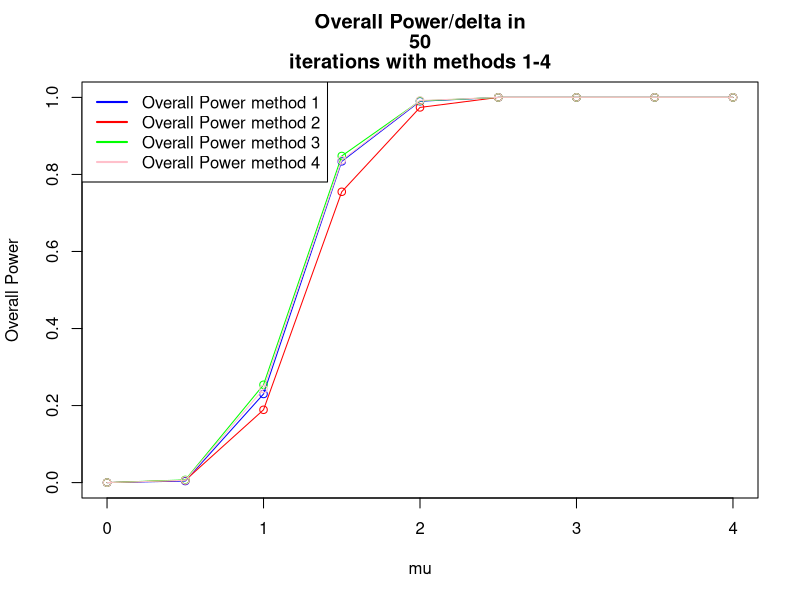
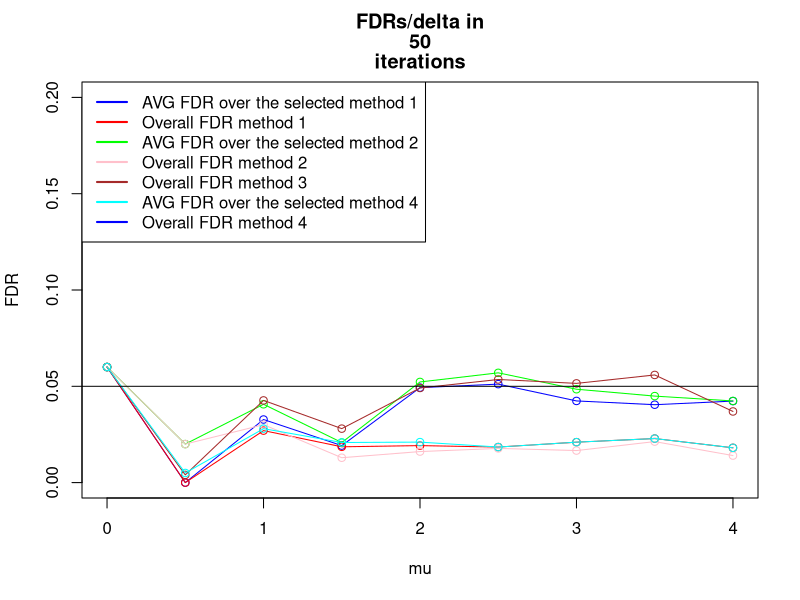
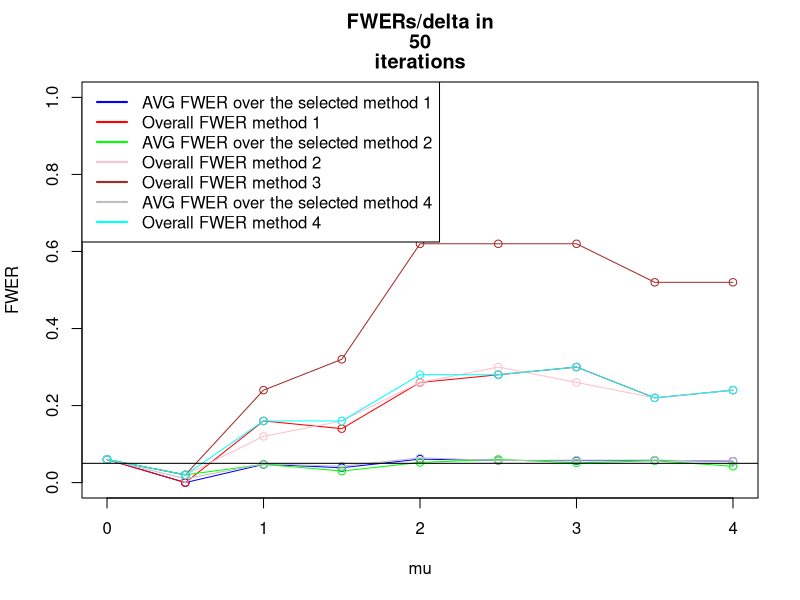
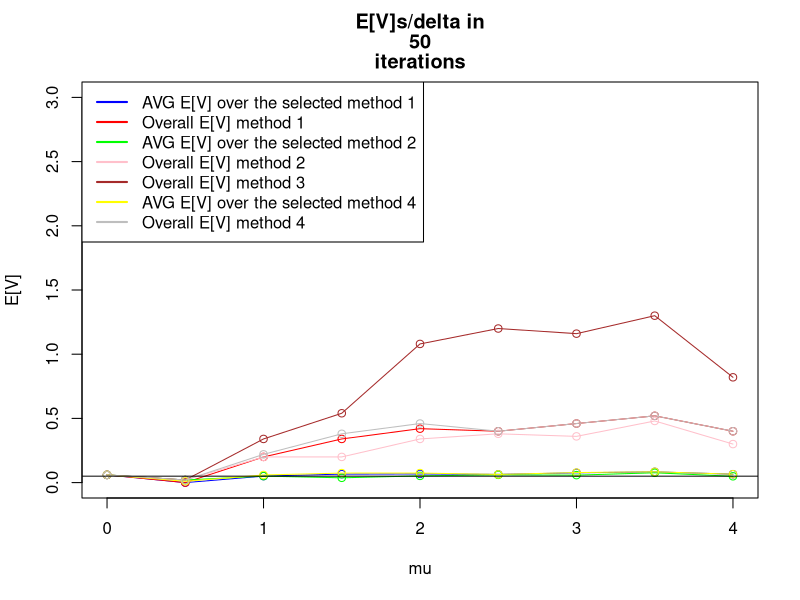
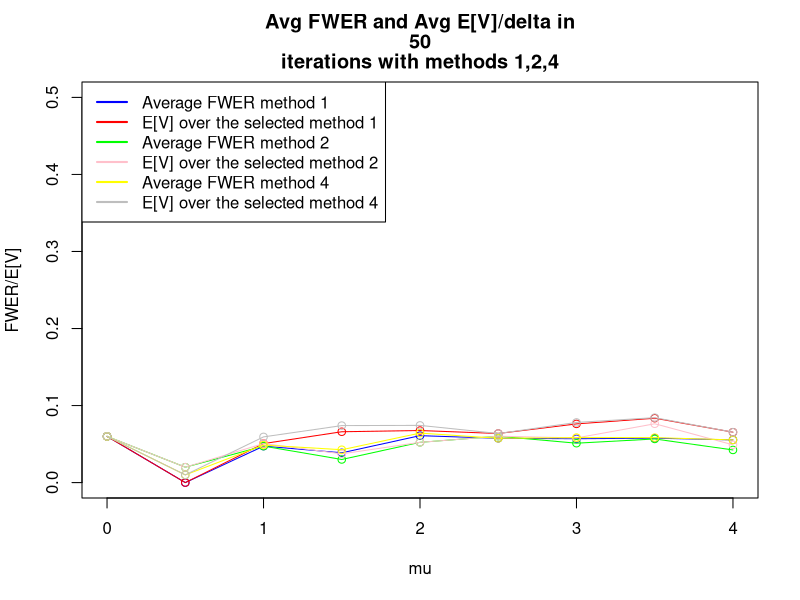

Source code (R) for these figures, in order: (Note: this script raises an error after producing the figures.)
iteration <- setClass ("iteration",
                       #Data structure that holds data regarding a certain iteration (=manipulation of random numbers)        
                       slots=c(xbars="numeric",
                               pvals="numeric",
                               refVec="logical",
                               numOfTrues="numeric",
                               size="numeric",
                               proceduresApplied= "list"
                               
                       )
)
procedure <- setClass ("procedure",
                       #a data structure holding the results of certain procedure applied to an iteration
                       
                       slots=c(procedureName="function",
                               rejects="list",
                               fr="numeric",
                               power="numeric",
                               fdr="numeric",
                               fwer="numeric"
                       )
)

calcSimesPVals<- function (PVals){
  min(p.adjust(PVals, method="BH"))
}

calcPower<-function (rejectsLength, falseRejections, size,numOfFalseH0sInRef,details=FALSE){
  #returns num of  true rejections divided by the number of planned rejections
  if (details==TRUE){
    print ("POWER CALC:")
    print (c("rejects:", rejectsLength))
    print (c("fr:", falseRejections))
    print (c("size:", size))
    print (c("numOfFalseH0sInRef:", numOfFalseH0sInRef))
    print (c("Power",(rejectsLength-falseRejections)/(size-numOfFalseH0sInRef)))
  }
  return ((rejectsLength-falseRejections)/(size-numOfFalseH0sInRef))
}

calcFDR<- function (rejects,falseRejections){
  if (rejects$length==0) return (0)
  else 
    return (falseRejections/rejects$length)
}

calcFWER<- function (rejects, falseRejections){
  if (rejects$length==0)
    return (0)
  if (falseRejections>0) 
    return (1)
  if (falseRejections==0) 
    return (0)
}

countFalseFamilyRejections <- function (rejects, numOfSignalFamilies){
  if (rejects$length==0){ #if there were no rejects at all
    return (0)
  }
  return (length(which(rejects$ix>numOfSignalFamilies)))
}

countFalseRejections<-function (rejects , refVec){
  if (rejects$length==0){ #if there were no rejects at all
    return (0)
  }
  
  fr<-0 #false rejections counter
  for (i in 1:rejects$length){ # count num of false rejects
    #     print (refVec)
    if (refVec[rejects$ix[i]]==FALSE) { #if the rejection was false
      fr<-fr+1
    }
  }
  return (fr) 
}

SelectFamiliesBH<-function (familiesSimesPVals){
  #b<-p.adjust(familiesSimesPVals,method="BH")
  #return (which(b<0.05))
  #print ("SELECT: ")
  #print (Preject(familiesSimesPVals))
  #print ("BH SELECT")
  return (Preject(method="BH", pvals=familiesSimesPVals))
  
}  
#return Array of Selected Families and old ixs


OverallBHSelectedFamilies<-function (jointRejects){
  newIXs<-unique(as.integer((jointRejects$ix-1)/10))+1
  return (list ("length"=length(newIXs), "ix"=newIXs))
  
}


rejectTukey <- function (xbars,S,groupSize,qStar){
  statistics=as.numeric(dist(xbars)/sqrt(S/groupSize))
  b<-which(statistics>=qStar)
  
  #   print (statistics)
  #   print ("Q*")
  #   print (qStar)
  #   print (list("length"=length(b), "ix"=b))
  return (list("length"=length(b), "ix"=b))
}

Preject <- function (method="BH", pvals=c(0), details=FALSE, alpha =0.05){
  a<-p.adjust(p=pvals,method=method)
  #   print (a)
  b<- which(a<alpha)
  return (list ("length"=length(b), "ix"=b))
}

calcTukeyPVal <-function(xbars,S,groupSize, numOfGroups){
  pval<- 1-ptukey(q=max(dist(xbars))/sqrt(S/groupSize), 
                  nmeans=numOfGroups ,df=numOfGroups * (groupSize-1))
  return (pval)
}

calcPairwisePVals <-function (xbars,S,groupSize, numOfGroups,i=1,details=FALSE){
  ##useful for method C phase 2
  pvals=2*(1-pt(q=dist(xbars)/sqrt(2*S[i]/groupSize),
                df= numOfGroups*(groupSize-1)))
  if (details==TRUE){
    print (c("PAIRWISE", pvals))
    print (as.numeric(pvals))
  }
  #   readline()
  return (as.numeric(pvals))
}

getRandomXBars <-function (size, numOfTrues, truesMu1=0, falsesMu1, sd=1,DesVector=NaN,details=FALSE){
  #if there's a Design vector supplied, normals will be generated according to it
  # otherwise the xbars will be made with the given parameters.
  
  if (is.nan(DesVector)[1]){
    xbar<- rep(NA,size) #init xbar
    xbar[1:numOfTrues]<- (rnorm(n=numOfTrues,mean=truesMu1,sd=sd)) 
    #define the null first families
    xbar[(numOfTrues+1):size]<- (rnorm(n=size-numOfTrues,mean=falsesMu1,sd=sd)) 
    #define the non-null last families  
  }
  else{
    xbar<- rep(NA,length(DesVector)) #init xbar
    xbar<- (rnorm(n=length(DesVector),mean=DesVector,sd=sd))   
  }
  if (details==TRUE){
    print (xbar)  
  }
  
  #   readline()
  return (xbar)
}


setDesVector <-function (size, numOfZeros,mu=4){
  a<-rep(0,numOfZeros)
  b<-rep(mu,size-numOfZeros)
  return (c(a,b))
}

setRefVectorBig <-function(size, numOfZeros,mu, DesVector=NaN, details=FALSE){
  
  if (is.nan(DesVector)[1]){
    DesVector<-setDesVector(size,numOfZeros,mu)
  }
  
  if (details==TRUE){
    print ("DesVector:")
    print (DesVector)
    print ("RefVector:")
    print (as.logical(dist(DesVector)))
  }
  return (as.logical(dist(DesVector)))
}

# this method works only for numOfGroups=3, setRefVectorBig does this right for larger sizes
# setRefVector <- function (size, numOfTrues){
#   #initialize reference vector
#   refvec<-rep (NA,size)
#   refvec[1:numOfTrues]<- TRUE # these will be true discoveries
#   refvec[(numOfTrues+1):size]<- FALSE # these will be False Discoveries
#   return (refvec)
# }


#method A(3): Overall BH (one level)
#method B(2): QTukey Statistics (2 levels) 1: TukeyPval , 2: QTukey Stat
#method C(1): BH with pairwise Pval (2 levels) 1: TukeyPVal, 2:Pairwise PVal
#method 4: To be added later - currently empty

#this algorithm builds "numOfFamilies" families, each family of size "numOfGroups",
#with "numOfTrues" trues and the rest of the families are false, with "numOfSignalFamilies"
#families in which there 
#is signal (=numOfTrues is used), and the rest of the families are with no signal (all mus are 0)
#then uses 3 different methods to reject.
tukeyTest2 <-function(n=10000, numOfFamilies=40, numOfGroups=3, numOfTrues=1, numOfSignalFamilies=5,
                      mindelta=0, maxdelta=4, interval=0.5, alpha=0.05, groupSize=16,details=FALSE,DesVector=NaN){
  
  
  #definition of constant df
  df=numOfGroups*(groupSize-1) #calculate degs of freedom
  
  #define constant methodnames
  METHOD_NAMES=rbind("QTukey Stat", "Pairwise", "Overall BH", "BH BH(Simes)")
  
  #decleration of matrices to keep means, size is # of methods * the number of mu values 
  OvrPowerMeans<-matrix(0,4,(maxdelta-mindelta)/interval+1)
  AVGPowerMeans<-matrix(0,4,(maxdelta-mindelta)/interval+1)
  AVGFDRMeans<-matrix(0,4,(maxdelta-mindelta)/interval+1)
  OvrFDRMeans<-matrix(0,4,(maxdelta-mindelta)/interval+1)
  AVGFWERMeans<-matrix(0,4,(maxdelta-mindelta)/interval+1)
  OvrFWERMeans<-matrix(0,4,(maxdelta-mindelta)/interval+1)
  OvrFRMeans<-matrix(0,4,(maxdelta-mindelta)/interval+1)
  AVGFRMeans<-matrix(0,4,(maxdelta-mindelta)/interval+1)
  
  FAMILYpowerMeans<-matrix(0,4,(maxdelta-mindelta)/interval+1)
  FAMILYFDRMeans<-matrix(0,4,(maxdelta-mindelta)/interval+1)
  FAMILYFWERMeans<-matrix(0,4,(maxdelta-mindelta)/interval+1)
  
  #declration of matrices to keep s.deviation, size is # of methods * the number of mu values 
  OvrPowerSD<-matrix(0,4,(maxdelta-mindelta)/interval+1)
  AVGPowerSD<-matrix(0,4,(maxdelta-mindelta)/interval+1)
  AVGFDRSD<-matrix(0,4,(maxdelta-mindelta)/interval+1)
  OvrFDRSD<-matrix(0,4,(maxdelta-mindelta)/interval+1)
  AVGFWERSD<-matrix(0,4,(maxdelta-mindelta)/interval+1)
  OvrFWERSD<-matrix(0,4,(maxdelta-mindelta)/interval+1)
  OvrFRSD<-matrix(0,4,(maxdelta-mindelta)/interval+1)
  AVGFRSD<-matrix(0,4,(maxdelta-mindelta)/interval+1)
  
  FAMILYpowerSD<-matrix(0,4,(maxdelta-mindelta)/interval+1)
  FAMILYFDRSD<-matrix(0,4,(maxdelta-mindelta)/interval+1)
  FAMILYFWERSD<-matrix(0,4,(maxdelta-mindelta)/interval+1)
  #   PowerOutput<-list()
  
  for (delta in seq(mindelta,maxdelta,interval)){
    
    #matrices for each delta
    TotalAVGFDR<-matrix(0,4,n)
    TotalAVGFWER<-matrix(0,4,n)
    TotalAVGPower<-matrix(0,4,n)
    TotalOvrFWER<-matrix(0,4,n)
    TotalOvrPower<-matrix(0,4,n)
    TotalAVGFR<-matrix(0,4,n)
    TotalOvrFR<-matrix(0,4,n)
    TotalOvrFDR<-matrix(0,4,n)
    FAMILYpower<-matrix(0,4,n)
    FAMILYFDR<-matrix(0,4,n)
    FAMILYFWER<-matrix(0,4,n)
    FAMILYFR<-matrix(0,4,n)
    
    print (delta)
    #     readline()
    
    #each iteration
    for (iters in 1:n){
      #       print (c("iter:" ,iters))
      
      #setup  of variables
      familyArray= list(numOfFamilies);
      familiesTukeyPVals = numeric(numOfFamilies);
      familiesSimesPVals = numeric(numOfFamilies);
      
      SelectedFamilies<-list(0);
      OverallRejectsLength<-numeric(4) # 4 slots for each method B/C/*/4
      OverallFR <- numeric(4)
      FDRSum <-numeric(4)
      FWERSum <- numeric(4)
      POWERSum <- numeric(4)
      
      if (is.nan(DesVector[1])){ #if desvector was not entered
        DesVector=c(rep(0,numOfGroups-numOfTrues), rep(1,numOfTrues))
      }
      numOfGroups=length(DesVector)
      tempDes=as.logical(dist(DesVector))
      numOfTrues=length(tempDes[tempDes==TRUE])
        #         print (numOfGroups)
        #         print (numOfTrues)
  
      jointFamily <- new ("iteration",
                          size=choose(numOfGroups,2)*numOfFamilies,
                          numOfTrues=0+
                            #num of true hypotheses in the no signal zone
                            numOfSignalFamilies*(numOfTrues)
                          #num of true hypotheses in the signal zone
                     
                     )
      #       print (jointFamily)
      #       readline()
      ##init variance vector
      S=rchisq(n=numOfFamilies,df=df)/df
      
      for (i in 1:numOfFamilies){
        
        familyArray[[i]]= new ("iteration",
                               size=choose (numOfGroups,2),
                               numOfTrues=numOfTrues #=1
         
        ) #init family
        
        
        if (i<=numOfSignalFamilies){ #first 5 families with signal
          
          
          familyArray[[i]]@refVec=setRefVectorBig(
            size=numOfGroups,
            numOfZeros=numOfGroups-numOfTrues,
            mu=delta,
            DesVector=DesVector,
            details=FALSE)
          
          #           print ("Reference vector:")
          #           print (familyArray[[i]]@refVec)
          #build reference Vector
          tempDes<-DesVector
#           tempDes[tempDes==0]<-(-delta)
          familyArray[[i]]@xbars=getRandomXBars(size=numOfGroups,
                                                numOfTrues=numOfGroups-1,
                                                falsesMu1=delta,
                                                sd=sqrt(1/groupSize),
                                                DesVector=tempDes*delta,
                                                details=FALSE)
        }
        else { #35 families no signal
          familyArray[[i]]@refVec=setRefVectorBig(
            size=numOfGroups,
            numOfZeros=numOfGroups,
            mu=delta)
          
          #build reference Vector (we set numOfTrues as 1 and falsesdelta as 0 so that all xbars are
          #generated around 0, the value of numOfTrues doesnt matter here)
          familyArray[[i]]@xbars=getRandomXBars(size=numOfGroups,
                                                numOfTrues=1,
                                                falsesMu1=0,
                                                sd=sqrt(1/groupSize))
        }
        #                             print ("Reference vector:")
        #                             print (familyArray[[i]]@refVec)
        if (details==TRUE){
          #                    print (i)
          #                    print (familyArray[[i]]@xbars)         
        } #end details print
        
        familyArray[[i]]@pvals=calcPairwisePVals(familyArray[[i]]@xbars,
                                                 S,
                                                 groupSize,
                                                 numOfGroups,
                                                 i=i,
                                                 details=FALSE)
        #        readline()
        #calc Pairwise PVals for Method C(1)
        
        familyArray[[i]]@proceduresApplied=append(familyArray[[i]]@proceduresApplied,
                                                  new ("procedure"))
        familyArray[[i]]@proceduresApplied=append(familyArray[[i]]@proceduresApplied,
                                                  new ("procedure"))
        familyArray[[i]]@proceduresApplied=append(familyArray[[i]]@proceduresApplied,
                                                  new ("procedure"))
        familyArray[[i]]@proceduresApplied=append(familyArray[[i]]@proceduresApplied,
                                                  new ("procedure"))
        familiesTukeyPVals[i]=calcTukeyPVal(familyArray[[i]]@xbars
                                            ,S[i],groupSize, numOfGroups)
        familiesSimesPVals[i]=calcSimesPVals(familyArray[[i]]@pvals)
        
        #calc Tukey PVals for method B(2)
        
        #         print (c("family tukey pval", i, familiesTukeyPVals[i]))
        
        #add to jointFamily for methods 3-4
        jointFamily@refVec=append(jointFamily@refVec,familyArray[[i]]@refVec)
        jointFamily@xbars=append(jointFamily@xbars,familyArray[[i]]@xbars)
        jointFamily@pvals=append(jointFamily@pvals,familyArray[[i]]@pvals)
        jointFamily@proceduresApplied=append(familyArray[[i]]@proceduresApplied,
                                             new ("procedure"))
        jointFamily@proceduresApplied=append(familyArray[[i]]@proceduresApplied,
                                             new ("procedure"))
      } #end for i
      
      if (details==TRUE){
        #         print (jointFamily)
        #         print (familiesSimesPVals)
        #         readline()
      }
      
      #method B,C step 1: select interesting families using BH
      SelectedFamilies[[1]]<-SelectFamiliesBH(familiesTukeyPVals)
      SelectedFamilies[[2]]<-SelectedFamilies[[1]] #for this stage selection for both methods is the same
      qStar=qtukey(p=1-alpha*SelectedFamilies[[1]]$length/numOfFamilies,
                   nmeans=numOfGroups,df=df)
      SelectedFamilies[[4]]<-SelectFamiliesBH(familiesSimesPVals)
      #method 3 - overall BH - take joint family and reject in it using BH
      jointFamily@proceduresApplied[[1]]@rejects=Preject(method="BH", pvals=jointFamily@pvals, alpha=0.05)
      
      SelectedFamilies[[3]]<-OverallBHSelectedFamilies(jointFamily@proceduresApplied[[1]]@rejects)
      #       print (familyArray[[i]]@pvals, qStar)
      #       print ("SELECTS FROM METHOD 4")
      #       print (SelectedFamilies[[4]])
      #             readline()
      
      #calc Family Stats:
      for (methodix in 1:4){
        FAMILYFR[methodix,iters]<-countFalseFamilyRejections(SelectedFamilies[[methodix]],numOfSignalFamilies)
        
        FAMILYpower[methodix,iters]<-calcPower(rejects=SelectedFamilies[[methodix]]$length,
                                               falseRejections=FAMILYFR[methodix,iters],
                                               size=numOfFamilies,
                                               numOfFalseH0sInRef=numOfFamilies-numOfSignalFamilies,
                                               details=FALSE
        ) 
        FAMILYFDR[methodix,iters]<-calcFDR(rejects=SelectedFamilies[[methodix]],falseRejections=FAMILYFR[methodix,iters])
        FAMILYFWER[methodix,iters]<-calcFWER(rejects=SelectedFamilies[[methodix]],falseRejections=FAMILYFR[methodix,iters])
        
        if (details==TRUE){
          print (c("FAMILY POWER",methodix, FAMILYpower[methodix,iters]))
          print (c("FAMILY FR",methodix, FAMILYFR[methodix,iters]))
          print (c("FAMILY FDR",methodix, FAMILYFDR[methodix,iters]))
          print (c("FAMILY FWER",methodix, FAMILYFWER[methodix,iters]))
        }
      }
      
      
      ##method 1/2/4 step 2: #process BH/QTukey on selected families
      for (methodix in 1:4){ #run through methods
        
#                 print (c("METHOD:", methodix))
        if (SelectedFamilies[[methodix]]$length>0){   #if there are any selected families
          for (i in 1:SelectedFamilies[[methodix]]$length){ #run thru selected families
            
            if (methodix==1 || methodix==4){
              #method 1=method C
              #method 4= BH BH (simes)
              #print ("1")
              # reject inside the selected families with BH alpha=0.05*r/m
              familyArray[[SelectedFamilies[[methodix]]$ix[i]]]@proceduresApplied[[methodix]]@rejects<-
                Preject(method="BH", pvals=familyArray[[SelectedFamilies[[methodix]]$ix[i]]]@pvals, 
                        alpha=alpha*SelectedFamilies[[methodix]]$length/numOfFamilies)
            }
            if (methodix==2){
              #methodB
              #print ("2")
              # reject inside the selected families with QTUKEY threshold
              familyArray[[SelectedFamilies[[methodix]]$ix[i]]]@proceduresApplied[[2]]@rejects<-
                rejectTukey( familyArray[[SelectedFamilies[[methodix]]$ix[i]]]@xbars,
                             S[SelectedFamilies[[methodix]]$ix[i]],
                             groupSize,
                             qStar)
              #               print (dist(familyArray[[SelectedFamilies[[methodix]]$ix[i]]]@xbars))
              #               print (familyArray[[SelectedFamilies[[methodix]]$ix[i]]]@refVec)
              #               readline()
            }
            
            if (methodix==3){

              familyNum<-SelectedFamilies[[methodix]]$ix[i]
              #               print (SelectedFamilies[[methodix]]$ix)
              #               print (c("familynum", familyNum))
              m3rejects<-jointFamily@proceduresApplied[[1]]@rejects$ix
              #               print (m3rejects)
              #             
              m3rejects<-m3rejects[m3rejects> (familyNum-1)*10 &
                                     m3rejects<= (familyNum)*10] -(familyNum-1)*10
              #               print ("after modulus")
              #               print (m3rejects)
              # #               m3rejects<-m3rejects-(familyNum-1)*10
              #               print ("Method 3 rejects")
              #               print(m3rejects)
              #                                
              familyArray[[SelectedFamilies[[methodix]]$ix[i]]]@proceduresApplied[[methodix]]@rejects<-
                list("length"=length(m3rejects), "ix"=m3rejects)
              
              
              #calc stats for joint family
              jointFamily@proceduresApplied[[methodix-2]]@fr=countFalseRejections(jointFamily@proceduresApplied[[methodix-2]]@rejects,jointFamily@refVec)
              jointFamily@proceduresApplied[[methodix-2]]@power=calcPower(jointFamily@proceduresApplied[[methodix-2]]@rejects$length,
                                                                          jointFamily@proceduresApplied[[methodix-2]]@fr,
                                                                          jointFamily@size, 
                                                                          jointFamily@size-jointFamily@numOfTrues)
              jointFamily@proceduresApplied[[methodix-2]]@fdr=calcFDR(jointFamily@proceduresApplied[[methodix-2]]@rejects,
                                                                      jointFamily@proceduresApplied[[methodix-2]]@fr)
              jointFamily@proceduresApplied[[methodix-2]]@fwer=calcFWER(jointFamily@proceduresApplied[[methodix-2]]@rejects, 
                                                                        jointFamily@proceduresApplied[[methodix-2]]@fr)
              
              TotalOvrFDR[methodix,iters]=jointFamily@proceduresApplied[[methodix-2]]@fdr
              TotalOvrFWER[methodix,iters]=jointFamily@proceduresApplied[[methodix-2]]@fwer          
              TotalOvrFR[methodix,iters]=jointFamily@proceduresApplied[[methodix-2]]@fr
              TotalOvrPower[methodix,iters]=jointFamily@proceduresApplied[[methodix-2]]@power						
            }
            
            #calc frs,power,fdr,fwer for the ith selectedfamily
            familyArray[[SelectedFamilies[[methodix]]$ix[i]]]@proceduresApplied[[methodix]]@fr=
              countFalseRejections(
                familyArray[[SelectedFamilies[[methodix]]$ix[i]]]@proceduresApplied[[methodix]]@rejects,
                familyArray[[SelectedFamilies[[methodix]]$ix[i]]]@refVec)
            
            familyArray[[SelectedFamilies[[methodix]]$ix[i]]]@proceduresApplied[[methodix]]@power=
              calcPower(familyArray[[SelectedFamilies[[methodix]]$ix[i]]]@proceduresApplied[[methodix]]@rejects$length,
                        familyArray[[SelectedFamilies[[methodix]]$ix[i]]]@proceduresApplied[[methodix]]@fr, 
                        familyArray[[SelectedFamilies[[methodix]]$ix[i]]]@size, 
                        length(which(familyArray[[SelectedFamilies[[methodix]]$ix[i]]]@refVec==FALSE)))
            
            familyArray[[SelectedFamilies[[methodix]]$ix[i]]]@proceduresApplied[[methodix]]@fdr=
              calcFDR(familyArray[[SelectedFamilies[[methodix]]$ix[i]]]@proceduresApplied[[methodix]]@rejects,
                      familyArray[[SelectedFamilies[[methodix]]$ix[i]]]@proceduresApplied[[methodix]]@fr)
            
            familyArray[[SelectedFamilies[[methodix]]$ix[i]]]@proceduresApplied[[methodix]]@fwer=
              calcFWER(familyArray[[SelectedFamilies[[methodix]]$ix[i]]]@proceduresApplied[[methodix]]@rejects,
                       familyArray[[SelectedFamilies[[methodix]]$ix[i]]]@proceduresApplied[[methodix]]@fr)
            if (details==TRUE){ 
              print (c("Family number:", SelectedFamilies[[methodix]]$ix[i]))
              print (c("FRs:", familyArray[[SelectedFamilies[[methodix]]$ix[i]]]@proceduresApplied[[methodix]]@fr))
              print (c("FDR:", familyArray[[SelectedFamilies[[methodix]]$ix[i]]]@proceduresApplied[[methodix]]@fdr))
              print (c("FWER: ", familyArray[[SelectedFamilies[[methodix]]$ix[i]]]@proceduresApplied[[methodix]]@fwer))
              print (c("Power: ", familyArray[[SelectedFamilies[[methodix]]$ix[i]]]@proceduresApplied[[methodix]]@power))
              print (c("Rejects:", familyArray[[SelectedFamilies[[methodix]]$ix[i]]]@proceduresApplied[[methodix]]@rejects$length))
            } #end details print
            POWERSum[methodix]=POWERSum[methodix]+ familyArray[[SelectedFamilies[[methodix]]$ix[i]]]@proceduresApplied[[methodix]]@power
            FDRSum[methodix]=FDRSum[methodix]+familyArray[[SelectedFamilies[[methodix]]$ix[i]]]@proceduresApplied[[methodix]]@fdr
            FWERSum[methodix]=FWERSum[methodix]+familyArray[[SelectedFamilies[[methodix]]$ix[i]]]@proceduresApplied[[methodix]]@fwer      		
            OverallFR[methodix]=OverallFR[methodix]+familyArray[[SelectedFamilies[[methodix]]$ix[i]]]@proceduresApplied[[methodix]]@fr
            OverallRejectsLength[methodix]=OverallRejectsLength[methodix]+familyArray[[SelectedFamilies[[methodix]]$ix[i]]]@
              proceduresApplied[[methodix]]@rejects$length
#             
#             print ("OVR REJECTS LENGTH")
#             print (c("methodix", methodix))
#             print (OverallRejectsLength[methodix])
            
          } #end for loop of i selected families     
          #           print (c("OVERALL REJECTS LENGTH method :", methodix ,OverallRejectsLength[methodix]))
          
          
          TotalAVGFDR[methodix, iters] <-FDRSum[methodix]/SelectedFamilies[[methodix]]$length
          if (is.nan(TotalAVGFDR[methodix, iters])) {
            TotalAVGFDR[methodix, iters]<-0
          }
          TotalAVGFWER[methodix, iters]<-FWERSum[methodix]/SelectedFamilies[[methodix]]$length
          if (is.nan(TotalAVGFDR[methodix, iters])) {
            TotalAVGFWER[methodix, iters]<-0
          }
          TotalAVGPower[methodix,iters]<-POWERSum[methodix]/SelectedFamilies[[methodix]]$length
          if (is.nan(TotalAVGPower[methodix, iters])) {
            TotalAVGPower[methodix, iters]<-0
          }
          #           print ("TOTAL OVR POWER CALC")
          #           print ("")
          TotalOvrPower[methodix, iters]<- calcPower(rejects=OverallRejectsLength[methodix],
                                                     falseRejections=OverallFR[methodix],
                                                     size=jointFamily@size,
                                                     numOfFalseH0sInRef=jointFamily@size-jointFamily@numOfTrues
          ) 
          
          TotalOvrFR[methodix, iters]<-OverallFR[methodix]
          TotalAVGFR[methodix, iters]<-OverallFR[methodix]/SelectedFamilies[[methodix]]$length
          
          TotalOvrFDR[methodix, iters]<- OverallFR[methodix]/OverallRejectsLength[methodix]
          if (is.nan(TotalOvrFDR[methodix, iters])) {
            TotalOvrFDR[methodix, iters]<-0
          }
          
          TotalOvrFWER[methodix, iters]<-sign(TotalOvrFDR[methodix, iters])
          if (is.nan(TotalOvrFWER[methodix, iters])) {
            TotalOvrFWER[methodix, iters]<-0
          }
          if (details==TRUE){
            print (c("Iteration:", iters, "delta:", delta, "method:", methodix))
            print (c("Average FDR:", FDRSum[methodix]/SelectedFamilies[[methodix]]$length))
            print (c("Overall FDR: ",  OverallFR[methodix]/OverallRejectsLength[methodix]))
            print (c("Average FWER: ", FWERSum[methodix]/SelectedFamilies[[methodix]]$length))
            print (c("Overall FR: ", OverallFR[methodix]))
            print (c("Interesting Families () are",SelectedFamilies[[methodix]]))
            #readline()
          }
          
          
        } #end if selected families exist
        else {
          #"no selected families in iteration - all stats  are 0"
          #           print ("no families selected")
          TotalAVGPower[methodix,iters]<-0
          TotalAVGFDR[methodix,iters]<-0
          TotalAVGFWER[methodix,iters]<-0
          TotalOvrFWER[methodix,iters]<-0
          TotalOvrPower[methodix,iters]<-0
          TotalOvrFR[methodix,iters]<-0
          TotalAVGFR[methodix,iters]<-0
          TotalOvrFDR[methodix,iters]<-0
        }
      } #end for methodix
      
      
      
      #			print ("TOTAL OVR FDR")
      #			print (TotalOvrFDR)
    } #end n for - iterations
    
    #print ("Total AVG FDR")
    #print (mean(TotalAVGFDR))
    #print ("Total AVG FWER")
    #print (mean(TotalAVGFWER))
    #print ("Total Ovr FR")
    #print (mean(TotalOvrFR))
    #print ("Total OVr FDR")
    #print (mean(TotalOvrFDR))
    
    for (methodix in 1:4){
      #calc final means
      AVGFDRMeans[methodix,(delta-mindelta)/interval+1]<-mean(TotalAVGFDR[methodix,])
      AVGFWERMeans[methodix,(delta-mindelta)/interval+1]<-mean(TotalAVGFWER[methodix,])
      AVGFRMeans[methodix,(delta-mindelta)/interval+1]<-mean(TotalAVGFR[methodix,])
      AVGPowerMeans[methodix,(delta-mindelta)/interval+1]<-mean(TotalAVGPower[methodix,])
      
      OvrPowerMeans[methodix,(delta-mindelta)/interval+1]<-mean(TotalOvrPower[methodix,])
      OvrFDRMeans[methodix,(delta-mindelta)/interval+1]<-mean(TotalOvrFDR[methodix,])
      OvrFWERMeans[methodix,(delta-mindelta)/interval+1]<-mean(TotalOvrFWER[methodix,])
      OvrFRMeans[methodix,(delta-mindelta)/interval+1]<-mean(TotalOvrFR[methodix,])
      
      FAMILYFDRMeans[methodix,(delta-mindelta)/interval+1]<-mean(FAMILYFDR[methodix,])
      FAMILYFWERMeans[methodix,(delta-mindelta)/interval+1]<-mean(FAMILYFWER[methodix,])
      FAMILYpowerMeans[methodix,(delta-mindelta)/interval+1]<-mean(FAMILYpower[methodix,])
      #calc final SDs
      AVGFDRSD[methodix,(delta-mindelta)/interval+1]<-sd(TotalAVGFDR[methodix,])
      OvrPowerSD[methodix,(delta-mindelta)/interval+1] <-sd(TotalOvrPower[methodix,])   
      AVGFWERSD[methodix,(delta-mindelta)/interval+1]<-sd(TotalAVGFWER[methodix,])
      AVGFRSD[methodix,(delta-mindelta)/interval+1]<-sd(TotalAVGFR[methodix,])
      
      OvrPowerSD[methodix,(delta-mindelta)/interval+1]<-sd(TotalOvrPower[methodix,])
      OvrFDRSD[methodix,(delta-mindelta)/interval+1]<-sd(TotalOvrFDR[methodix,])
      OvrFWERSD[methodix,(delta-mindelta)/interval+1]<-sd(TotalOvrFWER[methodix,])
      OvrFRSD[methodix,(delta-mindelta)/interval+1]<-sd(TotalOvrFR[methodix,])
      
      FAMILYFDRSD[methodix,(delta-mindelta)/interval+1]<-sd(FAMILYFDR[methodix,])
      FAMILYFWERSD[methodix,(delta-mindelta)/interval+1]<-sd(FAMILYFWER[methodix,])
      FAMILYpowerSD[methodix,(delta-mindelta)/interval+1]<-sd(FAMILYpower[methodix,])
      
      #			print ('Ovr fdrmeans')
      #			print (OvrFDRMeans)
      
    } #end methodix for 
    #     PowerOutput[[(mu-mindelta)/interval+1]]=TotalOvrPower
  } #end mu for
  
  
  
  #	print (OvrFDRMeans[1,])
  #	print (OvrFDRMeans[2,])
  #	print (AVGFDRMeans[1,])
  #	print (AVGFDRMeans[2,])
  #	
  
  plot (seq(mindelta,maxdelta,interval),OvrPowerMeans[1,], 
        col="blue", ylim=c(0,1),xlab= "mu", ylab= "Overall Power",
        main =c("Overall Power/delta in", n, "iterations with methods 1-4"), type="o")
  lines (seq(mindelta,maxdelta,interval),OvrPowerMeans[2,], col="red", type="o")
  lines (seq(mindelta,maxdelta,interval),OvrPowerMeans[3,], col="green", type="o")
  lines (seq(mindelta,maxdelta,interval),OvrPowerMeans[4,], col="pink", type="o")
  
  
  legend("topleft", 
         legend= c("Overall Power method 1", "Overall Power method 2", 
                   "Overall Power method 3","Overall Power method 4"), 
         lty=c(1,1,1,1),
         lwd=c(2,2,2,2),
         col=c("blue","red", "green", "pink")
  )
  plot (seq(mindelta,maxdelta,interval),AVGFDRMeans[1,], 
        col="blue", ylim=c(0,0.2),xlab= "mu", ylab= "FDR",
        main =c("FDRs/delta in", n, "iterations"), type="o")
  lines (seq(mindelta,maxdelta,interval),OvrFDRMeans[1,], col="red", type="o")
  lines (seq(mindelta,maxdelta,interval),AVGFDRMeans[2,], col="green", type="o")
  lines (seq(mindelta,maxdelta,interval),OvrFDRMeans[2,], col="pink", type="o")
  lines (seq(mindelta,maxdelta,interval),OvrFDRMeans[3,], col="brown", type="o")
  lines (seq(mindelta,maxdelta,interval),OvrFDRMeans[4,], col="cyan", type="o")
  abline (h=0.05, col="black")
  
  legend("topleft", 
         legend= c("AVG FDR over the selected method 1", "Overall FDR method 1",
                   "AVG FDR over the selected method 2", "Overall FDR method 2", 
                   "Overall FDR method 3",
                   "AVG FDR over the selected method 4", "Overall FDR method 4" ), 
         lty=c(1,1,1,1),
         lwd=c(2,2,2,2),
         col=c("blue","red", "green", "pink", "brown","cyan")
  )
  plot (seq(mindelta,maxdelta,interval),AVGFWERMeans[1,], 
        col="blue", ylim=c(0,1),xlab= "mu", ylab= "FWER",
        main =c("FWERs/delta in", n, "iterations"), type="o")
  lines (seq(mindelta,maxdelta,interval),OvrFWERMeans[1,], col="red", type="o")
  lines (seq(mindelta,maxdelta,interval),AVGFWERMeans[2,], col="green", type="o")
  lines (seq(mindelta,maxdelta,interval),OvrFWERMeans[2,], col="pink", type="o")
  lines (seq(mindelta,maxdelta,interval),OvrFWERMeans[3,], col="brown", type="o")
  lines (seq(mindelta,maxdelta,interval),AVGFWERMeans[4,], col="grey", type="o")
  lines (seq(mindelta,maxdelta,interval),OvrFWERMeans[4,], col="cyan", type="o")
  abline (h=0.05, col="black")
  
  legend("topleft", 
         legend= c("AVG FWER over the selected method 1", "Overall FWER method 1",
                   "AVG FWER over the selected method 2", "Overall FWER method 2", 
                   "Overall FWER method 3", 
                   "AVG FWER over the selected method 4","Overall FWER method 4"), 
         lty=c(1,1,1,1),
         lwd=c(2,2,2,2),
         col=c("blue","red", "green", "pink", "brown","grey", "cyan")
  )
  
  plot (seq(mindelta,maxdelta,interval),AVGFRMeans[1,], 
        col="blue", ylim=c(0,3),xlab= "mu", ylab= "E[V]",
        main =c("E[V]s/delta in", n, "iterations"), type="o")
  lines (seq(mindelta,maxdelta,interval),OvrFRMeans[1,], col="red", type="o")
  lines (seq(mindelta,maxdelta,interval),AVGFRMeans[2,], col="green", type="o")
  lines (seq(mindelta,maxdelta,interval),OvrFRMeans[2,], col="pink", type="o")
  lines (seq(mindelta,maxdelta,interval),OvrFRMeans[3,], col="brown", type="o")
  lines (seq(mindelta,maxdelta,interval),AVGFRMeans[4,], col="yellow", type="o")
  lines (seq(mindelta,maxdelta,interval),OvrFRMeans[4,], col="grey", type="o")
  abline (h=0.05, col="black")
  
  legend("topleft", 
         legend= c("AVG E[V] over the selected method 1", "Overall E[V] method 1", 
                   "AVG E[V] over the selected method 2", "Overall E[V] method 2", 
                   "Overall E[V] method 3",
                   "AVG E[V] over the selected method 4", "Overall E[V] method 4"), 
         lty=c(1,1,1,1),
         lwd=c(2,2,2,2),
         col=c("blue","red", "green", "pink", "brown","yellow","grey")
  )
  plot (seq(mindelta,maxdelta,interval),AVGFWERMeans[1,] , col="blue", ylim=c(0,0.5),
        ylab="FWER/E[V]", xlab="mu",
        main =c("Avg FWER and Avg E[V]/delta in", n, "iterations with methods 1,2,4"), type="o")
  #    readline()
  lines (seq(mindelta,maxdelta,interval),AVGFRMeans[1,], col="red", type="o")
  lines (seq(mindelta,maxdelta,interval),AVGFWERMeans[2,], col="green", type="o")
  lines (seq(mindelta,maxdelta,interval),AVGFRMeans[2,], col="pink", type="o")
  lines (seq(mindelta,maxdelta,interval),AVGFWERMeans[4,], col="yellow", type="o")
  lines (seq(mindelta,maxdelta,interval),AVGFRMeans[4,], col="grey", type="o")
  legend("topleft", 
         legend= c("Average FWER method 1","E[V] over the selected method 1",
                   "Average FWER method 2","E[V] over the selected method 2",
                   "Average FWER method 4","E[V] over the selected method 4"), 
         lty=c(1,1,1,1),
         lwd=c(2,2,2,2),
         col=c("blue","red", "green", "pink","yellow","grey")
  )
  
  #change column names in table
  colnames(OvrPowerMeans)<-seq(mindelta,maxdelta,interval)
  colnames(AVGPowerMeans)<-seq(mindelta,maxdelta,interval)
  colnames(OvrFDRMeans)<-seq(mindelta,maxdelta,interval)
  colnames(AVGFDRMeans)<-seq(mindelta,maxdelta,interval)
  colnames(OvrFWERMeans)<-seq(mindelta,maxdelta,interval)
  colnames(OvrFRMeans)<-seq(mindelta,maxdelta,interval)
  colnames(AVGFRMeans)<-seq(mindelta,maxdelta,interval)
  colnames(AVGFWERMeans)<-seq(mindelta,maxdelta,interval)
  colnames(FAMILYFWERMeans)<-seq(mindelta,maxdelta,interval)
  colnames(FAMILYFDRMeans)<-seq(mindelta,maxdelta,interval)
  colnames(FAMILYpowerMeans)<-seq(mindelta,maxdelta,interval)
  
  colnames(OvrPowerSD)<-seq(mindelta,maxdelta,interval)
  colnames(AVGPowerSD)<-seq(mindelta,maxdelta,interval)
  colnames(OvrFDRSD)<-seq(mindelta,maxdelta,interval)
  colnames(AVGFDRSD)<-seq(mindelta,maxdelta,interval)
  colnames(OvrFWERSD)<-seq(mindelta,maxdelta,interval)
  colnames(OvrFRSD)<-seq(mindelta,maxdelta,interval)
  colnames(AVGFRSD)<-seq(mindelta,maxdelta,interval)
  colnames(AVGFWERSD)<-seq(mindelta,maxdelta,interval)
  colnames(FAMILYFWERSD)<-seq(mindelta,maxdelta,interval)
  colnames(FAMILYFDRSD)<-seq(mindelta,maxdelta,interval)
  colnames(FAMILYpowerSD)<-seq(mindelta,maxdelta,interval)
  #   rownames(OvrPowerMeans)<-c("QTukey Stat", "Pairwise", "Overall BH", "BH BH")
  
  print ("OVERALL POWER:")
  print (OvrPowerMeans)
  print ("AVG POWER:")
  print (AVGPowerMeans)
  print ("AVG FDR:")
  print( AVGFDRMeans)
  print ("OVERALL FDR:")
  print( OvrFDRMeans)
  print ("OVERALL FWER:")
  print(OvrFWERMeans)
  print ("OVERALL E[V]:")
  print(OvrFRMeans)
  print ("AVG E[V]: ")
  print (AVGFRMeans)
  print ("AVG FWER: ")
  print (AVGFWERMeans)
  print ("FAMILY POWER:")
  print (FAMILYpowerMeans)
  print ("FAMILY FDR:")
  print (FAMILYFDRMeans)
  print ("FAMILY FWER:")
  print (FAMILYFWERMeans)
  
  if (details==TRUE){
    print ("OVERALL POWER SD:")
    print (OvrPowerSD)
    print ("AVG POWER SD:")
    print (AVGPowerSD)
    print ("AVG FDR SD:")
    print( AVGFDRSD)
    print ("OVERALL FDR SD:")
    print( OvrFDRSD)
    print ("OVERALL FWER SD:")
    print(OvrFWERSD)
    print ("OVERALL E[V] SD:")
    print(OvrFRSD)
    print ("AVG E[V] SD: ")
    print (AVGFRSD)
    print ("AVG FWER SD: ")
    print (AVGFWERSD)
    print ("FAMILY POWER SD:")
    print (FAMILYpowerSD)
    print ("FAMILY FDR SD:")
    print (FAMILYFDRSD)
    print ("FAMILY FWER SD:")
    print (FAMILYFWERSD)
    
  }
  
  #export to EXCEL MEANS
  wb<-loadWorkbook(paste("TukeyTest MEANS",Sys.Date(),"numOfGroups=",numOfGroups,"n=",n,".xls"), create = TRUE)
  
  createSheet(wb, name = "AVG FDR")
  writeWorksheet(wb, cbind(METHOD_NAMES,AVGFDRMeans), sheet = "AVG FDR")
  createSheet(wb, name = "OVERALL POWER")
  writeWorksheet(wb, cbind(METHOD_NAMES,OvrPowerMeans),  sheet = "OVERALL POWER")
  createSheet(wb, name = "OVERALL FDR")
  writeWorksheet(wb, cbind(METHOD_NAMES,OvrFDRMeans), sheet = "OVERALL FDR")
  createSheet(wb, name = "OVERALL FWER")
  writeWorksheet(wb, cbind(METHOD_NAMES,OvrFWERMeans), sheet = "OVERALL FWER")
  createSheet(wb, name = "OVERALL E(V)")
  writeWorksheet(wb, cbind(METHOD_NAMES,OvrFRMeans), sheet = "OVERALL E(V)")
  createSheet(wb, name = "AVG E(V)")
  writeWorksheet(wb, cbind(METHOD_NAMES,AVGFRMeans), sheet = "AVG E(V)")
  createSheet(wb, name = "AVG FWER")
  writeWorksheet(wb, cbind(METHOD_NAMES,AVGFWERMeans), sheet = "AVG FWER")
  
  createSheet(wb, name = "FAMILY POWER")
  writeWorksheet(wb, cbind(METHOD_NAMES,OvrPowerMeans),  sheet = "FAMILY POWER")
  createSheet(wb, name = "FAMILY FDR")
  writeWorksheet(wb, cbind(METHOD_NAMES,OvrFDRMeans), sheet = "FAMILY FDR")
  createSheet(wb, name = "FAMILY FWER")
  writeWorksheet(wb, cbind(METHOD_NAMES,OvrFWERMeans), sheet = "FAMILY FWER")
  
  saveWorkbook(wb)
  
  #export to EXCEL SDs
  wb<-loadWorkbook(paste("TukeyTest sd",format(Sys.time(), "%d%m%y-%H-%M"),"numOfGroups=",numOfGroups,"n=",n,".xls"), create = TRUE)
  
  createSheet(wb, name = "AVG FDR")
  writeWorksheet(wb, cbind(METHOD_NAMES,AVGFDRSD), sheet = "AVG FDR")
  createSheet(wb, name = "OVERALL POWER")
  writeWorksheet(wb, cbind(METHOD_NAMES,OvrPowerSD),  sheet = "OVERALL POWER")
  createSheet(wb, name = "OVERALL FDR")
  writeWorksheet(wb, cbind(METHOD_NAMES,OvrFDRSD), sheet = "OVERALL FDR")
  createSheet(wb, name = "OVERALL FWER")
  writeWorksheet(wb, cbind(METHOD_NAMES,OvrFWERSD), sheet = "OVERALL FWER")
  createSheet(wb, name = "OVERALL E(V)")
  writeWorksheet(wb, cbind(METHOD_NAMES,OvrFRSD), sheet = "OVERALL E(V)")
  createSheet(wb, name = "AVG E(V)")
  writeWorksheet(wb, cbind(METHOD_NAMES,AVGFRSD), sheet = "AVG E(V)")
  createSheet(wb, name = "AVG FWER")
  writeWorksheet(wb, cbind(METHOD_NAMES,AVGFWERSD), sheet = "AVG FWER")
  createSheet(wb, name = "FAMILY POWER")
  writeWorksheet(wb, cbind(METHOD_NAMES,OvrPowerSD),  sheet = "FAMILY POWER")
  createSheet(wb, name = "FAMILY FDR")
  writeWorksheet(wb, cbind(METHOD_NAMES,OvrFDRSD), sheet = "FAMILY FDR")
  createSheet(wb, name = "FAMILY FWER")
  writeWorksheet(wb, cbind(METHOD_NAMES,OvrFWERSD), sheet = "FAMILY FWER")
  
  saveWorkbook(wb)
  
  
  #   print(PowerOutput)
}



#tukeyTest2(n=100)
tukeyTest2(n=50, numOfGroups=5,numOfTrues=1, interval=0.5, mindelta=0, maxdelta=4,details=FALSE)
tukeyTest2(n=50, numOfGroups=5,numOfTrues=1, interval=0.5, mindelta=0, maxdelta=4,DesVector=c(0,0,0,0,1), details=FALSE)


compareWorkBookSDs<- function (name1="TukeyTest sd 161114-14-38 numOfGroups= 5 n= 50.xls" ,
                               name2="TukeyTest sd 161114-14-37 numOfGroups= 5 n= 50.xls"){
  setwd("C:/Users/Oria/Documents")
  wb1<- loadWorkbook(name1)
  wb2<- loadWorkbook(name2)
  
  AVG_FDR_1<-readWorksheetFromFile(name1,
                                   sheet = "AVG FDR", 
                                   startRow = 2, endRow = 5,startCol = 2, endCol = 10)
  AVG_FDR_2<-readWorksheetFromFile(name2,
                                   sheet = "AVG FDR", 
                                   startRow = 2, endRow = 5,startCol = 2, endCol = 10)
 print (AVG_FDR_1[1,1]) 
 print (AVG_FDR_2[1,1])
 
 f=pf(q=AVG_FDR_1-AVG_FDR_2,df1=50,df2=50,lower.tail=TRUE)
 print(f)
}
compareWorkBookSDs()
